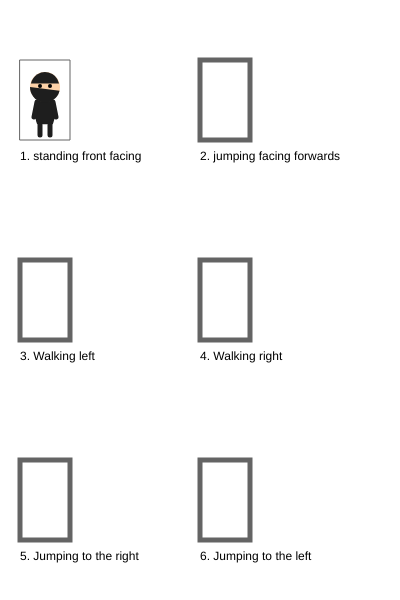
Frame 1 (no input)
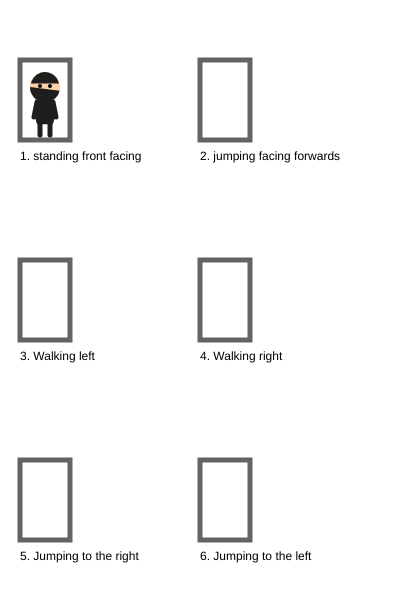
Frame 60 (no input)
Frame 120 (the mouse pressed at the canvas centre since frame 60): identical to frame 60, image omitted

The p5.js sketch that drew these frames (run headless with seeded random() and noise() and a simulated clock; from frame 60 on, the mouse is pressed at the canvas centre):

// p5.js sketch
// ── sketch.js
let gameChar_x = 0;
let gameChar_y = 0;

function setup(){
    createCanvas(400, 600);
}

function draw(){
    background(255);


    stroke(100);
    noFill();
    rect(20,60,50,80);
    noStroke();
    fill(0);
    text("1. standing front facing", 20, 160);

    gameChar_x = 45;
    gameChar_y = 137;

    //Front facing - code goes here
    // body
    fill(30)
    arc(gameChar_x, gameChar_y-25, 20, 40, PI-1, 1, CHORD);
    //legs
    stroke(30);
    strokeWeight(5)
    line(gameChar_x-5, gameChar_y-2, gameChar_x-5, gameChar_y-12);//left
    line(gameChar_x+5, gameChar_y-2, gameChar_x+5, gameChar_y-12);//right
    //arms
    line(gameChar_x-11, gameChar_y-20, gameChar_x-8, gameChar_y-35); //left
    line(gameChar_x+11, gameChar_y-20, gameChar_x+8, gameChar_y-35); //right
    noStroke();
    // head
    push();
    fill(253, 209, 167);
    ellipse(gameChar_x, gameChar_y-50, 30);
    pop();
    arc(gameChar_x, gameChar_y-50, 29, 30, PI+.25, -.25, CHORD);
    arc(gameChar_x, gameChar_y-50, 30, 31, .25, PI, CHORD);
    fill(0);
    ellipse(gameChar_x - 5 , gameChar_y-51, 4); // left eye
    ellipse(gameChar_x + 5 , gameChar_y-51, 4); // right eye



    stroke(100);
    noFill();
    rect(200,60,50,80);
    noStroke();
    fill(0);
    text("2. jumping facing forwards", 200, 160);

    gameChar_x = 225;
    gameChar_y = 137;

    //Jumping forward - code goes here

    
    
    
    stroke(100);
    noFill();
    rect(20,260,50,80);
    noStroke();
    fill(0);
    text("3. Walking left", 20, 360);

    gameChar_x = 45;
    gameChar_y = 337;

    //Walking left - code goes here


    
    
    stroke(100);
    noFill();
    rect(200,260,50,80);
    noStroke();
    fill(0);
    text("4. Walking right", 200, 360);

    gameChar_x = 225;
    gameChar_y = 337;

    //Walking right - code goes here


    
    
    stroke(100);
    noFill();
    rect(20,460,50,80);
    noStroke();
    fill(0);
    text("5. Jumping to the right", 20, 560);

    gameChar_x = 45;
    gameChar_y = 537;

    //Jumping right - code goes here




    stroke(100);
    noFill();
    rect(200,460,50,80);
    noStroke();
    fill(0);
    text("6. Jumping to the left", 200, 560);

    gameChar_x = 225;
    gameChar_y = 537;

    //Jumping left - code goes here
    
    
    
    
}
